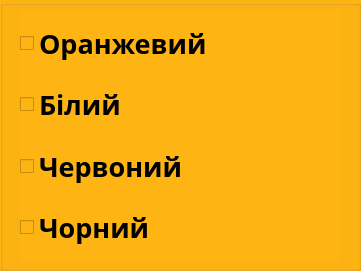
   <widget class="QGroupBox" name="groupBox_7">
    <property name="geometry">
     <rect>
      <x>420</x>
      <y>170</y>
      <width>361</width>
      <height>271</height>
     </rect>
    </property>
    <property name="palette">
     <palette>
      <active>
       <colorrole role="WindowText">
        <brush brushstyle="SolidPattern">
         <color alpha="255">
          <red>0</red>
          <green>0</green>
          <blue>0</blue>
         </color>
        </brush>
       </colorrole>
       <colorrole role="Button">
        <brush brushstyle="SolidPattern">
         <color alpha="255">
          <red>254</red>
          <green>180</green>
          <blue>19</blue>
         </color>
        </brush>
       </colorrole>
       <colorrole role="Light">
        <brush brushstyle="SolidPattern">
         <color alpha="255">
          <red>212</red>
          <green>255</green>
          <blue>223</blue>
         </color>
        </brush>
       </colorrole>
       <colorrole role="Midlight">
        <brush brushstyle="SolidPattern">
         <color alpha="255">
          <red>148</red>
          <green>255</green>
          <blue>175</blue>
         </color>
        </brush>
       </colorrole>
       <colorrole role="Dark">
        <brush brushstyle="SolidPattern">
         <color alpha="255">
          <red>42</red>
          <green>127</green>
          <blue>63</blue>
         </color>
        </brush>
       </colorrole>
       <colorrole role="Mid">
        <brush brushstyle="SolidPattern">
         <color alpha="255">
          <red>57</red>
          <green>170</green>
          <blue>85</blue>
         </color>
        </brush>
       </colorrole>
       <colorrole role="Text">
        <brush brushstyle="SolidPattern">
         <color alpha="255">
          <red>0</red>
          <green>0</green>
          <blue>0</blue>
         </color>
        </brush>
       </colorrole>
       <colorrole role="BrightText">
        <brush brushstyle="SolidPattern">
         <color alpha="255">
          <red>255</red>
          <green>255</green>
          <blue>255</blue>
         </color>
        </brush>
       </colorrole>
       <colorrole role="ButtonText">
        <brush brushstyle="SolidPattern">
         <color alpha="255">
          <red>0</red>
          <green>0</green>
          <blue>0</blue>
         </color>
        </brush>
       </colorrole>
       <colorrole role="Base">
        <brush brushstyle="SolidPattern">
         <color alpha="255">
          <red>254</red>
          <green>180</green>
          <blue>19</blue>
         </color>
        </brush>
       </colorrole>
       <colorrole role="Window">
        <brush brushstyle="SolidPattern">
         <color alpha="255">
          <red>254</red>
          <green>180</green>
          <blue>19</blue>
         </color>
        </brush>
       </colorrole>
       <colorrole role="Shadow">
        <brush brushstyle="SolidPattern">
         <color alpha="255">
          <red>0</red>
          <green>0</green>
          <blue>0</blue>
         </color>
        </brush>
       </colorrole>
       <colorrole role="AlternateBase">
        <brush brushstyle="SolidPattern">
         <color alpha="255">
          <red>170</red>
          <green>255</green>
          <blue>191</blue>
         </color>
        </brush>
       </colorrole>
       <colorrole role="ToolTipBase">
        <brush brushstyle="SolidPattern">
         <color alpha="255">
          <red>255</red>
          <green>255</green>
          <blue>220</blue>
         </color>
        </brush>
       </colorrole>
       <colorrole role="ToolTipText">
        <brush brushstyle="SolidPattern">
         <color alpha="255">
          <red>0</red>
          <green>0</green>
          <blue>0</blue>
         </color>
        </brush>
       </colorrole>
       <colorrole role="PlaceholderText">
        <brush brushstyle="SolidPattern">
         <color alpha="127">
          <red>0</red>
          <green>0</green>
          <blue>0</blue>
         </color>
        </brush>
       </colorrole>
      </active>
      <inactive>
       <colorrole role="WindowText">
        <brush brushstyle="SolidPattern">
         <color alpha="255">
          <red>0</red>
          <green>0</green>
          <blue>0</blue>
         </color>
        </brush>
       </colorrole>
       <colorrole role="Button">
        <brush brushstyle="SolidPattern">
         <color alpha="255">
          <red>254</red>
          <green>180</green>
          <blue>19</blue>
         </color>
        </brush>
       </colorrole>
       <colorrole role="Light">
        <brush brushstyle="SolidPattern">
         <color alpha="255">
          <red>212</red>
          <green>255</green>
          <blue>223</blue>
         </color>
        </brush>
       </colorrole>
       <colorrole role="Midlight">
        <brush brushstyle="SolidPattern">
         <color alpha="255">
          <red>148</red>
          <green>255</green>
          <blue>175</blue>
         </color>
        </brush>
       </colorrole>
       <colorrole role="Dark">
        <brush brushstyle="SolidPattern">
         <color alpha="255">
          <red>42</red>
          <green>127</green>
          <blue>63</blue>
         </color>
        </brush>
       </colorrole>
       <colorrole role="Mid">
        <brush brushstyle="SolidPattern">
         <color alpha="255">
          <red>57</red>
          <green>170</green>
          <blue>85</blue>
         </color>
        </brush>
       </colorrole>
       <colorrole role="Text">
        <brush brushstyle="SolidPattern">
         <color alpha="255">
          <red>0</red>
          <green>0</green>
          <blue>0</blue>
         </color>
        </brush>
       </colorrole>
       <colorrole role="BrightText">
        <brush brushstyle="SolidPattern">
         <color alpha="255">
          <red>255</red>
          <green>255</green>
          <blue>255</blue>
         </color>
        </brush>
       </colorrole>
       <colorrole role="ButtonText">
        <brush brushstyle="SolidPattern">
         <color alpha="255">
          <red>0</red>
          <green>0</green>
          <blue>0</blue>
         </color>
        </brush>
       </colorrole>
       <colorrole role="Base">
        <brush brushstyle="SolidPattern">
         <color alpha="255">
          <red>254</red>
          <green>180</green>
          <blue>19</blue>
         </color>
        </brush>
       </colorrole>
       <colorrole role="Window">
        <brush brushstyle="SolidPattern">
         <color alpha="255">
          <red>254</red>
          <green>180</green>
          <blue>19</blue>
         </color>
        </brush>
       </colorrole>
       <colorrole role="Shadow">
        <brush brushstyle="SolidPattern">
         <color alpha="255">
          <red>0</red>
          <green>0</green>
          <blue>0</blue>
         </color>
        </brush>
       </colorrole>
       <colorrole role="AlternateBase">
        <brush brushstyle="SolidPattern">
         <color alpha="255">
          <red>170</red>
          <green>255</green>
          <blue>191</blue>
         </color>
        </brush>
       </colorrole>
       <colorrole role="ToolTipBase">
        <brush brushstyle="SolidPattern">
         <color alpha="255">
          <red>255</red>
          <green>255</green>
          <blue>220</blue>
         </color>
        </brush>
       </colorrole>
       <colorrole role="ToolTipText">
        <brush brushstyle="SolidPattern">
         <color alpha="255">
          <red>0</red>
          <green>0</green>
          <blue>0</blue>
         </color>
        </brush>
       </colorrole>
       <colorrole role="PlaceholderText">
        <brush brushstyle="SolidPattern">
         <color alpha="127">
          <red>0</red>
          <green>0</green>
          <blue>0</blue>
         </color>
        </brush>
       </colorrole>
      </inactive>
      <disabled>
       <colorrole role="WindowText">
        <brush brushstyle="SolidPattern">
         <color alpha="255">
          <red>42</red>
          <green>127</green>
          <blue>63</blue>
         </color>
        </brush>
       </colorrole>
       <colorrole role="Button">
        <brush brushstyle="SolidPattern">
         <color alpha="255">
          <red>254</red>
          <green>180</green>
          <blue>19</blue>
         </color>
        </brush>
       </colorrole>
       <colorrole role="Light">
        <brush brushstyle="SolidPattern">
         <color alpha="255">
          <red>212</red>
          <green>255</green>
          <blue>223</blue>
         </color>
        </brush>
       </colorrole>
       <colorrole role="Midlight">
        <brush brushstyle="SolidPattern">
         <color alpha="255">
          <red>148</red>
          <green>255</green>
          <blue>175</blue>
         </color>
        </brush>
       </colorrole>
       <colorrole role="Dark">
        <brush brushstyle="SolidPattern">
         <color alpha="255">
          <red>42</red>
          <green>127</green>
          <blue>63</blue>
         </color>
        </brush>
       </colorrole>
       <colorrole role="Mid">
        <brush brushstyle="SolidPattern">
         <color alpha="255">
          <red>57</red>
          <green>170</green>
          <blue>85</blue>
         </color>
        </brush>
       </colorrole>
       <colorrole role="Text">
        <brush brushstyle="SolidPattern">
         <color alpha="255">
          <red>42</red>
          <green>127</green>
          <blue>63</blue>
         </color>
        </brush>
       </colorrole>
       <colorrole role="BrightText">
        <brush brushstyle="SolidPattern">
         <color alpha="255">
          <red>255</red>
          <green>255</green>
          <blue>255</blue>
         </color>
        </brush>
       </colorrole>
       <colorrole role="ButtonText">
        <brush brushstyle="SolidPattern">
         <color alpha="255">
          <red>42</red>
          <green>127</green>
          <blue>63</blue>
         </color>
        </brush>
       </colorrole>
       <colorrole role="Base">
        <brush brushstyle="SolidPattern">
         <color alpha="255">
          <red>254</red>
          <green>180</green>
          <blue>19</blue>
         </color>
        </brush>
       </colorrole>
       <colorrole role="Window">
        <brush brushstyle="SolidPattern">
         <color alpha="255">
          <red>254</red>
          <green>180</green>
          <blue>19</blue>
         </color>
        </brush>
       </colorrole>
       <colorrole role="Shadow">
        <brush brushstyle="SolidPattern">
         <color alpha="255">
          <red>0</red>
          <green>0</green>
          <blue>0</blue>
         </color>
        </brush>
       </colorrole>
       <colorrole role="AlternateBase">
        <brush brushstyle="SolidPattern">
         <color alpha="255">
          <red>85</red>
          <green>255</green>
          <blue>127</blue>
         </color>
        </brush>
       </colorrole>
       <colorrole role="ToolTipBase">
        <brush brushstyle="SolidPattern">
         <color alpha="255">
          <red>255</red>
          <green>255</green>
          <blue>220</blue>
         </color>
        </brush>
       </colorrole>
       <colorrole role="ToolTipText">
        <brush brushstyle="SolidPattern">
         <color alpha="255">
          <red>0</red>
          <green>0</green>
          <blue>0</blue>
         </color>
        </brush>
       </colorrole>
       <colorrole role="PlaceholderText">
        <brush brushstyle="SolidPattern">
         <color alpha="127">
          <red>42</red>
          <green>127</green>
          <blue>63</blue>
         </color>
        </brush>
       </colorrole>
      </disabled>
     </palette>
    </property>
    <property name="styleSheet">
     <string notr="true">background-color: rgb(254, 180, 19)</string>
    </property>
    <property name="title">
     <string/>
    </property>
    <widget class="QWidget" name="layoutWidget_6">
     <property name="geometry">
      <rect>
       <x>20</x>
       <y>10</y>
       <width>321</width>
       <height>251</height>
      </rect>
     </property>
     <layout class="QFormLayout" name="formLayout_6">
      <item row="1" column="0">
       <widget class="QCheckBox" name="checkBox_20">
        <property name="font">
         <font>
          <family>Sitka Banner Semibold</family>
          <pointsize>20</pointsize>
          <bold>true</bold>
         </font>
        </property>
        <property name="text">
         <string>Оранжевий </string>
        </property>
       </widget>
      </item>
      <item row="1" column="1">
       <spacer name="horizontalSpacer_4">
        <property name="orientation">
         <enum>Qt::Horizontal</enum>
        </property>
        <property name="sizeHint" stdset="0">
         <size>
          <width>40</width>
          <height>20</height>
         </size>
        </property>
       </spacer>
      </item>
      <item row="2" column="0">
       <spacer name="verticalSpacer">
        <property name="orientation">
         <enum>Qt::Vertical</enum>
        </property>
        <property name="sizeHint" stdset="0">
         <size>
          <width>20</width>
          <height>40</height>
         </size>
        </property>
       </spacer>
      </item>
      <item row="3" column="0">
       <widget class="QCheckBox" name="checkBox_21">
        <property name="font">
         <font>
          <family>Sitka Banner Semibold</family>
          <pointsize>20</pointsize>
          <bold>true</bold>
         </font>
        </property>
        <property name="text">
         <string>Білий</string>
        </property>
       </widget>
      </item>
      <item row="3" column="1">
       <spacer name="horizontalSpacer_3">
        <property name="orientation">
         <enum>Qt::Horizontal</enum>
        </property>
        <property name="sizeHint" stdset="0">
         <size>
          <width>40</width>
          <height>20</height>
         </size>
        </property>
       </spacer>
      </item>
      <item row="4" column="0">
       <spacer name="verticalSpacer_2">
        <property name="orientation">
         <enum>Qt::Vertical</enum>
        </property>
        <property name="sizeHint" stdset="0">
         <size>
          <width>20</width>
          <height>40</height>
         </size>
        </property>
       </spacer>
      </item>
      <item row="5" column="0">
       <widget class="QCheckBox" name="checkBox_22">
        <property name="font">
         <font>
          <family>Sitka Banner Semibold</family>
          <pointsize>20</pointsize>
          <bold>true</bold>
         </font>
        </property>
        <property name="text">
         <string>Червоний</string>
        </property>
       </widget>
      </item>
      <item row="6" column="0">
       <spacer name="verticalSpacer_3">
        <property name="orientation">
         <enum>Qt::Vertical</enum>
        </property>
        <property name="sizeHint" stdset="0">
         <size>
          <width>20</width>
          <height>40</height>
         </size>
        </property>
       </spacer>
      </item>
      <item row="8" column="0">
       <widget class="QCheckBox" name="checkBox_23">
        <property name="font">
         <font>
          <family>Sitka Banner Semibold</family>
          <pointsize>20</pointsize>
          <bold>true</bold>
         </font>
        </property>
        <property name="text">
         <string>Чорний</string>
        </property>
       </widget>
      </item>
      <item row="8" column="1">
       <spacer name="horizontalSpacer">
        <property name="orientation">
         <enum>Qt::Horizontal</enum>
        </property>
        <property name="sizeHint" stdset="0">
         <size>
          <width>40</width>
          <height>20</height>
         </size>
        </property>
       </spacer>
      </item>
      <item row="5" column="1">
       <spacer name="horizontalSpacer_2">
        <property name="orientation">
         <enum>Qt::Horizontal</enum>
        </property>
        <property name="sizeHint" stdset="0">
         <size>
          <width>40</width>
          <height>20</height>
         </size>
        </property>
       </spacer>
      </item>
      <item row="0" column="0">
       <spacer name="verticalSpacer_7">
        <property name="orientation">
         <enum>Qt::Vertical</enum>
        </property>
        <property name="sizeHint" stdset="0">
         <size>
          <width>20</width>
          <height>40</height>
         </size>
        </property>
       </spacer>
      </item>
      <item row="9" column="0">
       <spacer name="verticalSpacer_9">
        <property name="orientation">
         <enum>Qt::Vertical</enum>
        </property>
        <property name="sizeHint" stdset="0">
         <size>
          <width>20</width>
          <height>40</height>
         </size>
        </property>
       </spacer>
      </item>
     </layout>
    </widget>
   </widget>
